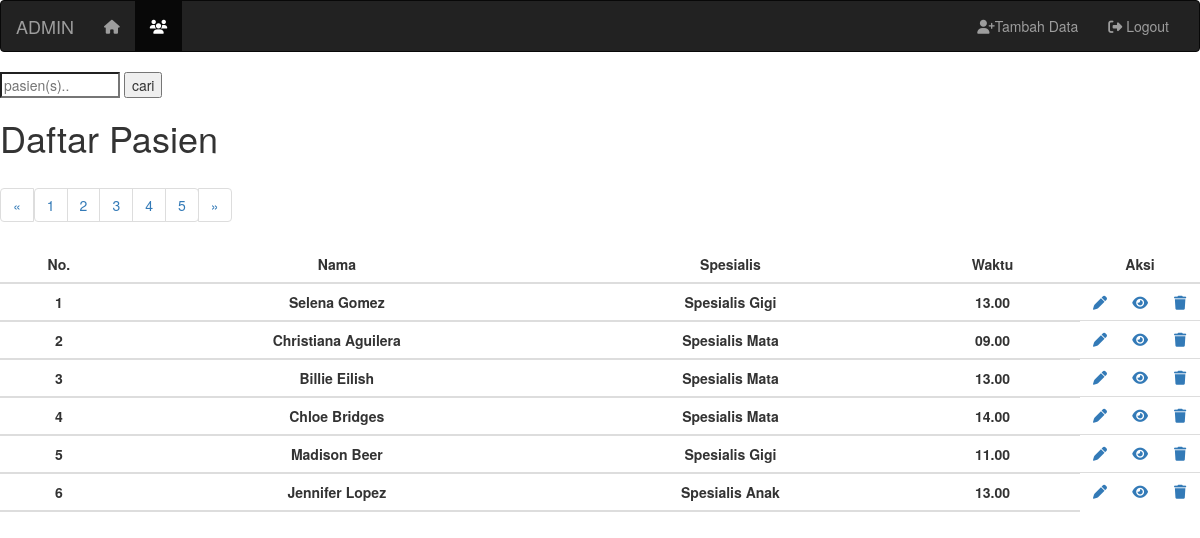
The page /backend.php?page=4 (signed in) on the database its author committed.
### tables this page shows
CREATE TABLE `table_janji` (
  `id` int NOT NULL,
  `nama` varchar(255) NOT NULL,
  `email` varchar(255) NOT NULL,
  `NIK` char(50) NOT NULL,
  `spesialis` varchar(255) NOT NULL,
  `waktu` varchar(255) NOT NULL
);

### functions.php (called while the page is built, shortened)
<?php
$conn = mysqli_connect('localhost', 'root',  '', 'tanyadoc');
function query($query)
{
  global $conn;
  $result = mysqli_query($conn, $query) or die(mysqli_error($conn));
  $rows = [];
  while ($row = mysqli_fetch_assoc($result)) {
    $rows[] = $row;
  }
  return $rows;
}

### backend.php (the view, shortened to what this page needs)
<?php
require 'functions.php';
$table_janji = query("SELECT * FROM table_janji");
$jumlahDataPerhalaman = 6;
$halamanAktif = (isset($_GET["page"])) ? $_GET["page"] : 1;
$awalData = ($jumlahDataPerhalaman * $halamanAktif) - $jumlahDataPerhalaman;
$table_janji = query("SELECT * FROM table_janji LIMIT $awalData, $jumlahDataPerhalaman");
?>
<!DOCTYPE html>
<html lang="en">
<head>
  <link rel="stylesheet" href="ubah.css">
  <link rel="stylesheet" href="https://maxcdn.bootstrapcdn.com/bootstrap/3.4.1/css/bootstrap.min.css">
  <link rel="stylesheet" href="https://cdnjs.cloudflare.com/ajax/libs/font-awesome/6.4.0/css/all.min.css">
</head>
<body>
  <nav class="navbar navbar-inverse">
    <div class="container-fluid">
      <div class="navbar-header">
        <a class="navbar-brand" href="#">ADMIN</a>
      </div>
      <div class="collapse navbar-collapse" id="myNavbar">
        <ul class="nav navbar-nav">
          <li><a href="admin.php"><i class="fa-solid fa-house"></i></a></li>
          <li class="active"><a href="backend.php"><i class="fa-solid fa-users"></i></a></li>
        </ul>
        <ul class="nav navbar-nav navbar-right">
          <li><a href="janji.php"><i class="fa-solid fa-user-plus"></i></span>Tambah Data</a></li>
          <li><a href="logout.php"><i class="fa-sharp fa-solid fa-right-from-bracket"></i></span> Logout</a></li>
        </ul>
      </div>
    </div>
  </nav>
  <form action="" method="post">
    <input type="search" name="keyword" size="10" placeholder="pasien(s).." autocomplete="off" id="keyword">
    <button type="submit" name="cari" id="tombol-cari">cari</button>
  </form>
  <div id="container">
    <h1>Daftar Pasien</h1>
    <div class="main-table" id="main-table">
      <table class="table table-hover text-center">
        <ul class="pagination">
          <li class="page-item ">
            <a href="?page=<?= $halamanAktif - 1; ?>">&laquo;</a>
            <a href="?page=1" class="page-link bg-primary border-none box-shadow text-white">1</a>
          </li>
          <li class="page-item ">
            <a href="?page=2" class="page-link bg-primary border-none box-shadow text-white">2</a>
          </li>
          <li class="page-item ">
            <a href="?page=3" class="page-link bg-primary border-none box-shadow text-white">3</a>
          </li>
          <li class="page-item ">
            <a href="?page=4" class="page-link bg-primary border-none box-shadow text-white">4</a>
          </li>
          <li class="page-item ">
            <a href="?page=3" class="page-link bg-primary border-none box-shadow text-white">5</a>
            <a href="?page=<?= $halamanAktif + 1; ?>">&raquo;</a>
          </li>
        </ul>
        <thead>
          <tr>
            <th>No.</th>
            <th>Nama</th>
            <th>Spesialis</th>
            <th>Waktu</th>
            <th colspan="3">Aksi</th>
          </tr>
          <?php $i = 1; ?>
          <?php foreach ($table_janji as $row) : ?>
            <tr>
              <th><?= $i; ?></th>
              <th><?= $row["nama"]; ?></th>
              <th><?= $row["spesialis"]; ?></th>
              <th><?= $row["waktu"]; ?></th>
              <td style="width: 4rem">
                <a href="ubah.php?id=<?= $row["id"]; ?>">
                  <i class="fa-solid fa-pen"></i>
                </a>
              </td>
              <td style="width: 4rem">
                <a href="detailpsn.php?id=<?= $row["id"]; ?>">
                  <i class="fa-solid fa-eye"></i>
                </a>
              </td>
              <td style="width: 4rem">
                <a href="hapus.php?id=<?= $row["id"]; ?>" onclick="return confirm ('apakah anda yakin ingin menghapus?');">
                  <i class="fa-solid fa-trash"></i>
                </a>
              </td>
            </tr>
            <?php $i++; ?>
          <?php endforeach; ?>
      </table>
    </div>
</body>
</html>

### ubah.css (style rules this page uses)
body { font-family: Arial; font-size: 17px; padding: 8px; }
* { box-sizing: border-box; }
a { color: #2196F3; }
.container-fluid { padding-right: 1px; padding-left: 1px; margin-right: auto; margin-left: auto; }
thead tr th { text-align: center; }
form input { width: 10%; }

### backend.php (style rules this page uses)
body { margin:0; padding: 0; }

### rows shown on the page
table_janji: nama "Selena Gomez", spesialis "Spesialis Gigi", waktu "13.00"
table_janji: nama "Christiana Aguilera", spesialis "Spesialis Mata", waktu "09.00"
table_janji: nama "Billie Eilish", spesialis "Spesialis Mata", waktu "13.00"
table_janji: nama "Chloe Bridges", spesialis "Spesialis Mata", waktu "14.00"
table_janji: nama "Madison Beer", spesialis "Spesialis Gigi", waktu "11.00"
table_janji: nama "Jennifer Lopez", spesialis "Spesialis Anak", waktu "13.00"
